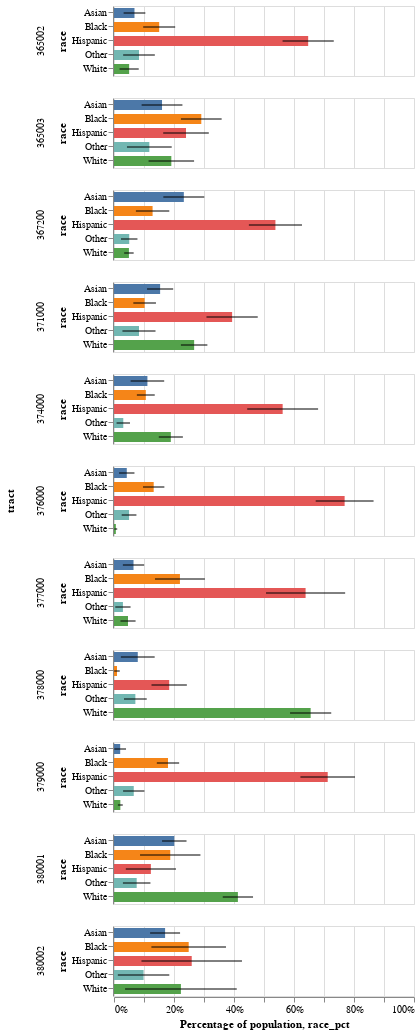

Notebook code cell kept with this figure:
### Code cell
# Make a grouped bar chart of census tracts
bars = alt.Chart(rt_out).mark_bar(size=10).encode(
    x=alt.X('race_pct:Q').scale(domain=(0,1)).axis(format='%').title("Percentage of population"),
    y='race:N',
    color=alt.Color('race:N').legend(None)
).properties(
    width=300,
    height=70
)

#Show MOE
error_bars = alt.Chart().mark_errorbar().encode(
    x=alt.X('race_pct:Q').scale(zero=False),
    xError=('race_pct_moe:Q'),
    y='race:N'
)

alt.layer(bars, error_bars, data=rt_out).facet(
    row='tract:N'
)

### Figure 1 — Vega-Lite specification as saved in the notebook (floating-point values rounded to 4 significant figures)
{"config": {"view": {"continuousWidth": 300, "continuousHeight": 300}}, "data": {"name": "data-439cdf8ef422f45e6addb4eeff5e6f35"}, "facet": {"row": {"field": "tract", "type": "nominal"}}, "spec": {"layer": [{"mark": {"type": "bar", "size": 10}, "encoding": {"color": {"field": "race", "legend": null, "type": "nominal"}, "x": {"axis": {"format": "%"}, "field": "race_pct", "scale": {"domain": [0, 1]}, "title": "Percentage of population", "type": "quantitative"}, "y": {"field": "race", "type": "nominal"}}}, {"mark": {"type": "errorbar"}, "encoding": {"x": {"field": "race_pct", "scale": {"zero": false}, "type": "quantitative"}, "xError": {"field": "race_pct_moe"}, "y": {"field": "race", "type": "nominal"}}}], "height": 70, "width": 300}, "$schema": "https://vega.github.io/schema/vega-lite/v5.20.1.json", "datasets": {"data-439cdf8ef422f45e6addb4eeff5e6f35": [{"tract": "365002", "race": "White", "race_pct": 0.05047, "race_pct_moe": 0.03192}, {"tract": "365002", "race": "Asian", "race_pct": 0.06827, "race_pct_moe": 0.03622}, {"tract": "365002", "race": "Other", "race_pct": 0.08335, "race_pct_moe": 0.0528}, {"tract": "365002", "race": "Hispanic", "race_pct": 0.6473, "race_pct_moe": 0.08533}, {"tract": "365002", "race": "Black", "race_pct": 0.1506, "race_pct_moe": 0.05331}, {"tract": "365003", "race": "White", "race_pct": 0.1911, "race_pct_moe": 0.07587}, {"tract": "365003", "race": "Asian", "race_pct": 0.1601, "race_pct_moe": 0.06801}, {"tract": "365003", "race": "Other", "race_pct": 0.1178, "race_pct_moe": 0.07456}, {"tract": "365003", "race": "Black", "race_pct": 0.291, "race_pct_moe": 0.06785}, {"tract": "365003", "race": "Hispanic", "race_pct": 0.24, "race_pct_moe": 0.07597}, {"tract": "367200", "race": "Asian", "race_pct": 0.2327, "race_pct_moe": 0.06827}, {"tract": "367200", "race": "Other", "race_pct": 0.05078, "race_pct_moe": 0.02743}, {"tract": "367200", "race": "Black", "race_pct": 0.1286, "race_pct_moe": 0.05566}, {"tract": "367200", "race": "White", "race_pct": 0.04975, "race_pct_moe": 0.01577}, {"tract": "367200", "race": "Hispanic", "race_pct": 0.5381, "race_pct_moe": 0.08848}, {"tract": "371000", "race": "Asian", "race_pct": 0.1537, "race_pct_moe": 0.04352}, {"tract": "371000", "race": "Black", "race_pct": 0.1021, "race_pct_moe": 0.03771}, {"tract": "371000", "race": "Other", "race_pct": 0.08328, "race_pct_moe": 0.05514}, {"tract": "371000", "race": "Hispanic", "race_pct": 0.3937, "race_pct_moe": 0.08546}, {"tract": "371000", "race": "White", "race_pct": 0.2671, "race_pct_moe": 0.04412}, {"tract": "374000", "race": "Black", "race_pct": 0.106, "race_pct_moe": 0.02979}, {"tract": "374000", "race": "Other", "race_pct": 0.03094, "race_pct_moe": 0.02239}, {"tract": "374000", "race": "Hispanic", "race_pct": 0.5622, "race_pct_moe": 0.1182}, {"tract": "374000", "race": "White", "race_pct": 0.1895, "race_pct_moe": 0.04013}, {"tract": "374000", "race": "Asian", "race_pct": 0.1114, "race_pct_moe": 0.05592}, {"tract": "376000", "race": "Other", "race_pct": 0.05021, "race_pct_moe": 0.02454}, {"tract": "376000", "race": "Hispanic", "race_pct": 0.7688, "race_pct_moe": 0.09644}, {"tract": "376000", "race": "Asian", "race_pct": 0.04261, "race_pct_moe": 0.0256}, {"tract": "376000", "race": "White", "race_pct": 0.006108, "race_pct_moe": 0.00468}, {"tract": "376000", "race": "Black", "race_pct": 0.1323, "race_pct_moe": 0.03558}, {"tract": "377000", "race": "Asian", "race_pct": 0.06504, "race_pct_moe": 0.0355}, {"tract": "377000", "race": "Hispanic", "race_pct": 0.6386, "race_pct_moe": 0.1319}, {"tract": "377000", "race": "White", "race_pct": 0.04677, "race_pct_moe": 0.02519}, {"tract": "377000", "race": "Black", "race_pct": 0.2198, "race_pct_moe": 0.08318}, {"tract": "377000", "race": "Other", "race_pct": 0.02977, "race_pct_moe": 0.02547}, {"tract": "378000", "race": "Asian", "race_pct": 0.07924, "race_pct_moe": 0.05634}, {"tract": "378000", "race": "Hispanic", "race_pct": 0.1839, "race_pct_moe": 0.05891}, {"tract": "378000", "race": "White", "race_pct": 0.6555, "race_pct_moe": 0.0686}, {"tract": "378000", "race": "Black", "race_pct": 0.01003, "race_pct_moe": 0.009159}, {"tract": "378000", "race": "Other", "race_pct": 0.07126, "race_pct_moe": 0.03789}, {"tract": "379000", "race": "Hispanic", "race_pct": 0.7124, "race_pct_moe": 0.0909}, {"tract": "379000", "race": "White", "race_pct": 0.02111, "race_pct_moe": 0.008144}, {"tract": "379000", "race": "Other", "race_pct": 0.06585, "race_pct_moe": 0.03556}, {"tract": "379000", "race": "Black", "race_pct": 0.18, "race_pct_moe": 0.03722}, {"tract": "379000", "race": "Asian", "race_pct": 0.02064, "race_pct_moe": 0.01945}, {"tract": "380001", "race": "White", "race_pct": 0.413, "race_pct_moe": 0.05046}, {"tract": "380001", "race": "Hispanic", "race_pct": 0.1229, "race_pct_moe": 0.0836}, {"tract": "380001", "race": "Black", "race_pct": 0.1875, "race_pct_moe": 0.1007}, {"tract": "380001", "race": "Asian", "race_pct": 0.201, "race_pct_moe": 0.04079}, {"tract": "380001", "race": "Other", "race_pct": 0.07562, "race_pct_moe": 0.04588}, {"tract": "380002", "race": "Other", "race_pct": 0.09856, "race_pct_moe": 0.0858}, {"tract": "380002", "race": "White", "race_pct": 0.2231, "race_pct_moe": 0.1861}, {"tract": "380002", "race": "Black", "race_pct": 0.249, "race_pct_moe": 0.1243}, {"tract": "380002", "race": "Asian", "race_pct": 0.1703, "race_pct_moe": 0.04991}, {"tract": "380002", "race": "Hispanic", "race_pct": 0.2591, "race_pct_moe": 0.1675}]}}
